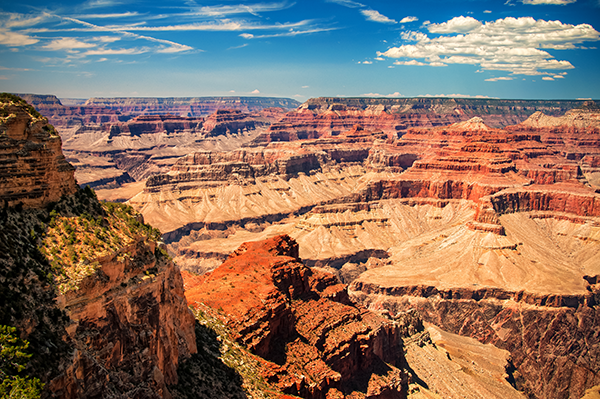
#> input picture cv-course/Image Airthmetic/grand_canyon.png, 600 x 399 px
$ python adaptive_thresholding.py --image '../Image Airthmetic/grand_canyon.png'
#> lines starting #> are read from the running program, lines starting #| are printed output that depends on the picture; after the words box and inside, x2 and y2 are one past the last pixel; in counts of white or black regions, pixels touching at a corner belong together
from skimage.filters import threshold_local
import argparse
import cv2

ap = argparse.ArgumentParser()
ap.add_argument("-i", "--image", required=True, help="Path to the image")
args = vars(ap.parse_args())

image = cv2.imread(args["image"])
#> image is the input picture: shape (399, 600, 3); mean B, G, R 97.3, 113.1, 138.6
gray = cv2.cvtColor(image, cv2.COLOR_BGR2GRAY)
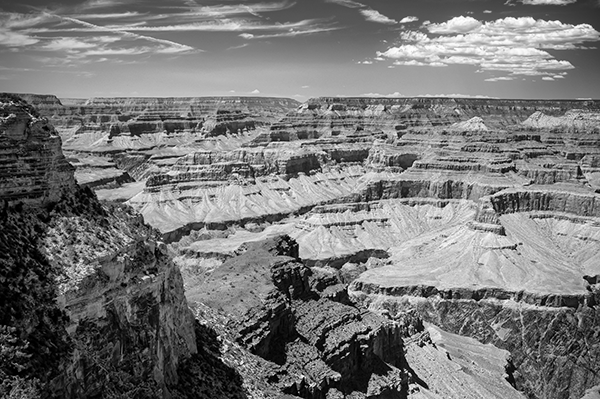
#> gray: shape (399, 600); min 0, max 255, mean 119
blurred = cv2.GaussianBlur(gray, (5,5), 0)
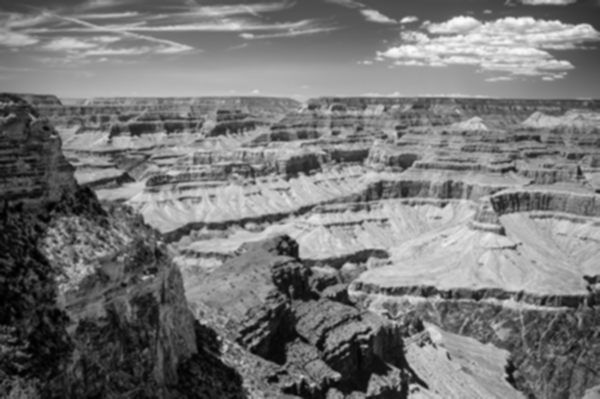
#> blurred: shape (399, 600); min 0, max 251, mean 119
cv2.imshow("Image", image)

# instead of manually specifying the threshold value, we can use adaptive
# thresholding to examine neighbourhood of pixels and adaptively threshold
# each neighbourhood -- in this example, we'll calculate the mean value of the
# neighbourhood area of 25 pixels and threshold based on that value;
# finally, out constant C is subtracted from the mean calculation( in this
# case 15)

thresh = cv2.adaptiveThreshold(blurred, 255,
    cv2.ADAPTIVE_THRESH_MEAN_C, cv2.THRESH_BINARY_INV, 25, 15)
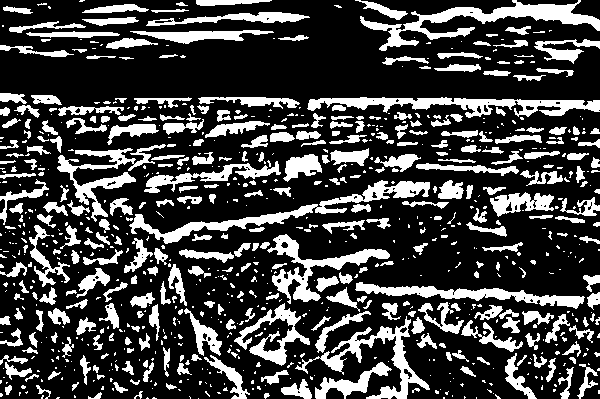
#> thresh: shape (399, 600); 26% white; 834 white regions (498 under 20 px), largest, box (x1, y1, x2, y2) and area: (360, 0, 600, 51) 3132, (129, 180, 430, 244) 2815, (307, 97, 600, 118) 2656
cv2.imshow("OpenCV Mean Thresh", thresh)

# personally I prefer the scikit-image adaptive thresholding, it just
# feels a lot more "Pythonic"
T = threshold_local(blurred, 29, offset=5, method='gaussian')
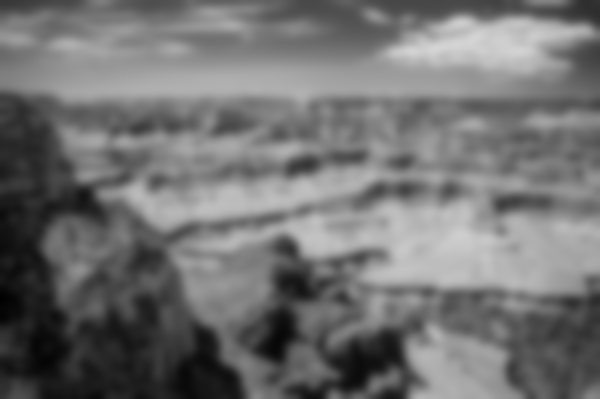
#> T: shape (399, 600) float64; min 1.17, max 212.9, mean 114
thresh = (blurred < T).astype("uint8") * 255
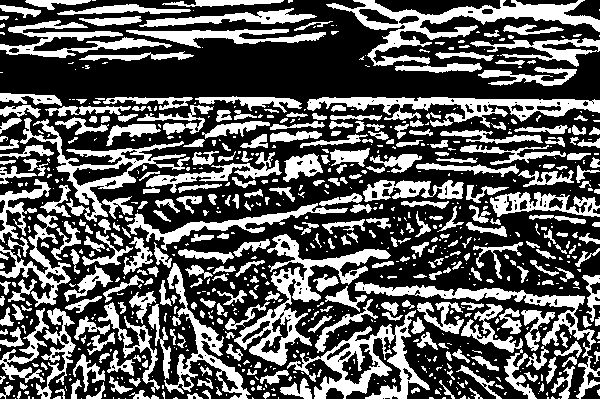
#> thresh: shape (399, 600); 36% white; 815 white regions (475 under 20 px), largest, box (x1, y1, x2, y2) and area: (326, 0, 600, 66) 4422, (234, 234, 391, 366) 4049, (287, 310, 430, 399) 3604
cv2.imshow("scikit_image Mean Thresh", thresh)
cv2.waitKey(0)
